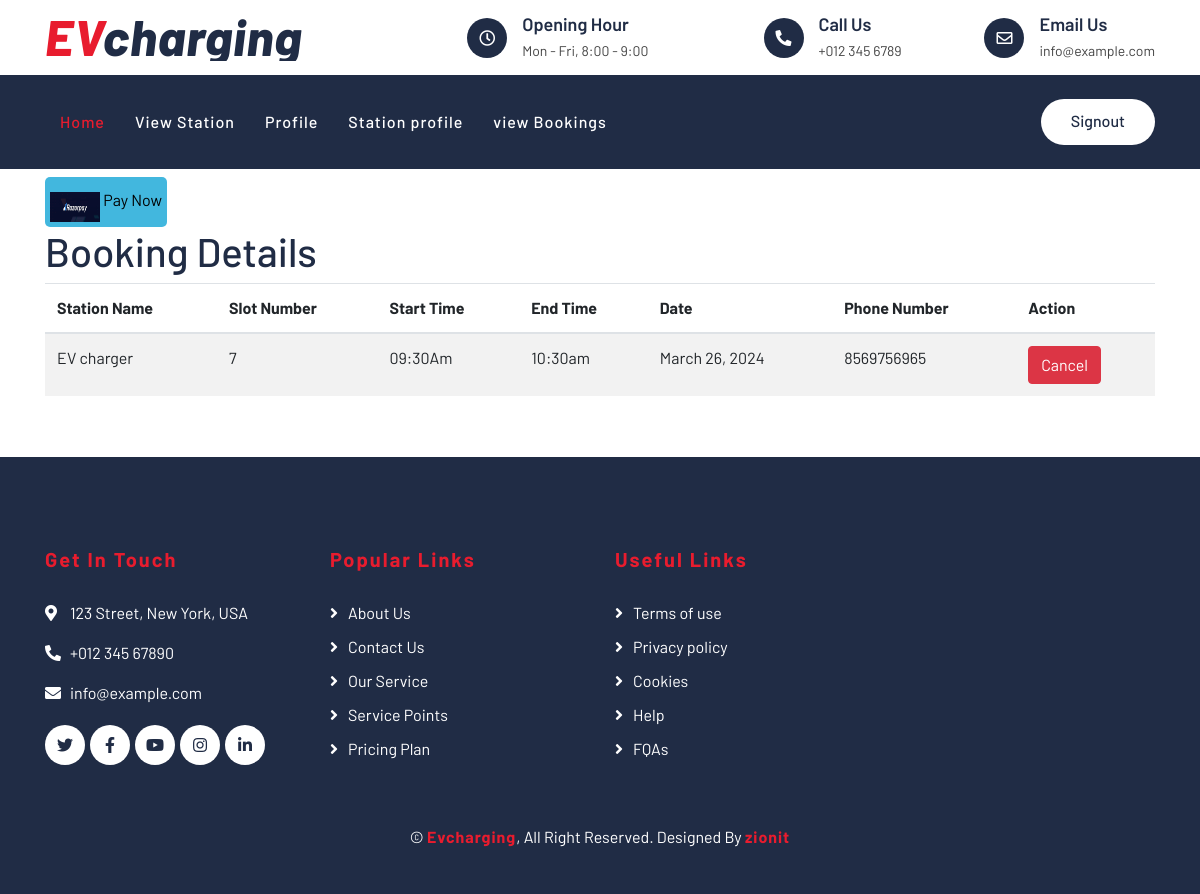
The page /booking-details/ (signed in) on the database its author committed.
### users_app/models.py (models this page shows)
class Booking(models.Model):
    user = models.ForeignKey(User, on_delete=models.CASCADE, null=True)
    station = models.ForeignKey(Station, on_delete=models.CASCADE, related_name='bookings', null=True)
    slot_number = models.IntegerField(null=True)  # Modified
    start_time = models.CharField(max_length=10,null=True)
    end_time = models.CharField(max_length=10,null=True)
    date = models.DateField(null=True)
    phone_number = models.CharField(max_length=15)
    booked_by = models.ForeignKey(User, on_delete=models.CASCADE, related_name='booked_items', null=True)
    status = models.CharField(max_length=20, default='Pending')

### station_app/models.py (models this page shows)
class Station(models.Model):
    station_ID=models.AutoField(primary_key=True)
    station_name=models.CharField(max_length=200)
    station_address=models.CharField(max_length=200)
    station_price=models.CharField(max_length=200)
    station_phone=models.CharField(max_length=200)
    station_email=models.EmailField(max_length=200)
    station_caption=models.CharField(max_length=200)
    station_image=models.ImageField(null=True ,blank=True,upload_to="simages")
    station_area=models.CharField(max_length=200)
    slots=models.IntegerField(null=True,blank=True)

### users_app/views.py (the view)
# urls.py: path('booking-details/', views.booking_details, name='booking_details'),
@login_required
def booking_details(request):
    user_bookings = Booking.objects.select_related('station').filter(booked_by=request.user)
    return render(request, "users/booking_details.html", {'user_bookings': user_bookings})

### templates/users/booking_details.html (shortened to what this page needs)
{% extends "users/viewpage.html" %}
{%load static%}
{% block content %}
<div class="container">
        <button id="pay-button" class="button  mt-2 razorpay" style="border: none; background-color: rgb(66, 183, 222); border-radius: 5px; padding: 5px;">
          <span>
              <img src="{%static '/img/razor.png' %}" height="30px" width="50px" alt="" class="me-2" style="margin-top: 10px; ">
              Pay Now
          </span>
      </button>
    <h1>Booking Details</h1>
    {% if user_bookings %}
    <div class="table-responsive">
        <table class="table table-striped">
            <thead>
                <tr>
                    <th>Station Name</th>
                    <th>Slot Number</th>
                    <th>Start Time</th>
                    <th>End Time</th>
                    <th>Date</th>
                    <th>Phone Number</th>
                    <th>Action</th>
                </tr>
            </thead>
            <tbody>
                {% for booking in user_bookings %}
                <tr>
                    <td>{{ booking.station.station_name }}</td>
                    <td>{{ booking.slot_number }}</td>
                    <td>{{ booking.start_time }}</td>
                    <td>{{ booking.end_time }}</td>
                    <td>{{ booking.date }}</td>
                    <td>{{ booking.phone_number }}</td>
                    <td> <form action="{% url 'cancel_booking' booking.id %}" method="post">
                        <button type="submit" class="btn btn-danger">Cancel</button>
                    </form></td>
                </tr>
                {% endfor %}
            </tbody>
        </table>
    </div>
    {% else %}
    <p>No bookings found.</p>
    {% endif %}
</div>
{%endblock%}

### static/css/style.css (style rules this page uses)
body { color: #444444; font-weight: 400; background: #ffffff; font-family: 'Barlow', sans-serif; }
h1, h2, h3, h4, h5, h6 { color: #202C45; }

### rows shown on the page
Booking: station.station_name "EV charger", slot_number "7", start_time "09:30Am", end_time "10:30am", date "March 26, 2024", phone_number "8569756965"
